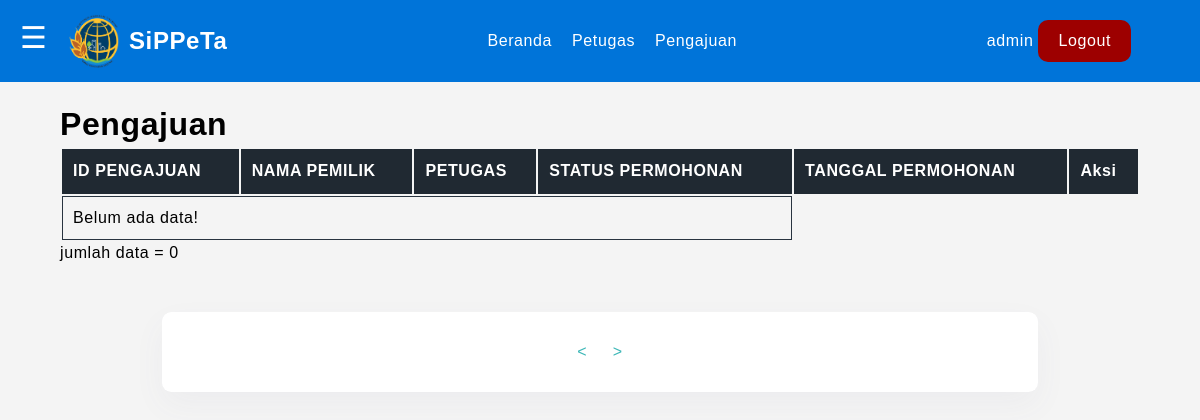
The page /admin/index.php?p=pengajuan (signed in) on the database as committed earlier.
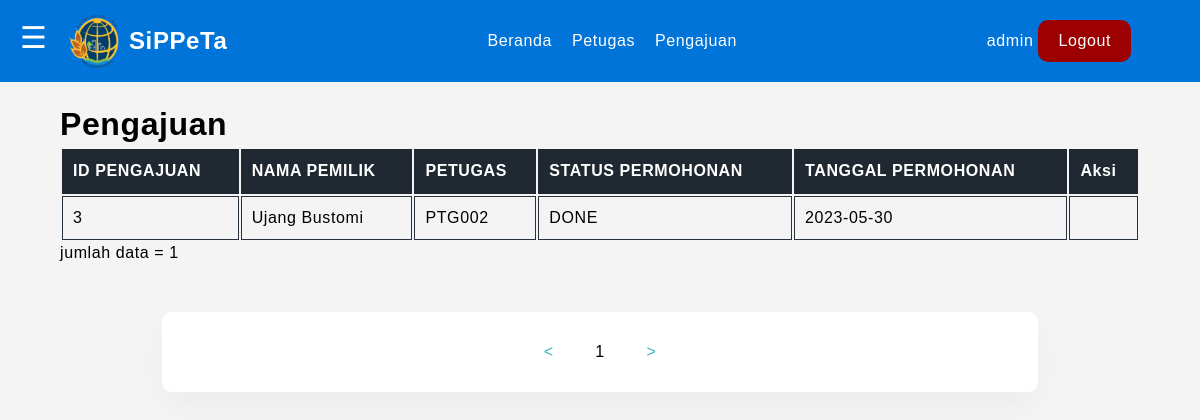
The same page on the database as committed later.
### tables this page shows
CREATE TABLE `pengajuan` (
  `id_pengajuan` int(11) NOT NULL,
  `id_user` int(11) NOT NULL,
  `id_tanah` int(11) NOT NULL,
  `id_petugas` varchar(20) NOT NULL,
  `status_permohonan` varchar(50) NOT NULL,
  `tgl_permohonan` date NOT NULL,
  `tgl_ambil_sertipikat` date NOT NULL,
  `status_hak_tanah` varchar(50) NOT NULL,
  `tgl_survey` date NOT NULL
);

CREATE TABLE `tanah` (
  `id_tanah` int(11) NOT NULL,
  `id_user` int(11) NOT NULL,
  `nama_pemilik` varchar(50) NOT NULL,
  `alamat` text NOT NULL,
  `kelurahan` varchar(50) NOT NULL,
  `kecamatan` varchar(50) NOT NULL,
  `kabupaten` varchar(50) NOT NULL,
  `provinsi` varchar(50) NOT NULL,
  `status_tanah` varchar(50) NOT NULL,
  `jenis_tanah` varchar(50) NOT NULL,
  `luas_tanah` double NOT NULL,
  `batas_utara` varchar(50) NOT NULL,
  `batas_selatan` varchar(50) NOT NULL,
  `batas_barat` varchar(50) NOT NULL,
  `batas_timur` varchar(50) NOT NULL,
  `tgl_input` date NOT NULL
);

### class/Pengajuan.php (called while the page is built, shortened)
<?php
class Pengajuan{
    public function getTotalData(){
        require('db_config.php');
        $sql = "SELECT * FROM pengajuan";
		$result = mysqli_query($conn, $sql);
        return mysqli_num_rows($result);
    }
    public function getPengajuanByPage($mulai){
        require('db_config.php');
        $sql = "SELECT * FROM pengajuan join tanah on pengajuan.id_tanah = tanah.id_tanah LIMIT $mulai,10";
		$result = mysqli_query($conn, $sql);
        return $result;
    }
}

### admin/pengajuan/pengajuan.php (the view, shortened to what this page needs)
<?php
    require('../class/Pengajuan.php');
    $halaman = isset($_GET['halaman']) ? (int)$_GET['halaman'] : 1;
    $mulai_data = $halaman > 1 ? ($halaman * 10) - 10 : 0;
    $pengajuan = new Pengajuan();
    $jumlah_pengajuan = $pengajuan->getTotalData();
    $total_halaman = ceil($jumlah_pengajuan/10);
    $data_pengajuan = $pengajuan->getPengajuanByPage($mulai_data);
?>
<h1>
    Pengajuan
</h1>
    <table>
        <thead>
            <tr>
                <th>
                    ID PENGAJUAN
                </th>
                <th>
                    NAMA PEMILIK
                </th>
                <th>
                    PETUGAS
                </th>
                <th>
                    STATUS PERMOHONAN
                </th>
                <th>
                    TANGGAL PERMOHONAN
                </th>
                <th>Aksi</th>
            </tr>
        </thead>
        <tbody>
            <?php if($jumlah_pengajuan < 1 ) : ?>
            <tr>
                <td colspan=4>Belum ada data!</td>
            </tr>
            <?php else : ?>
                <?php foreach ($data_pengajuan as $data) : ?>
                    <tr>
                        <td><?= $data["id_pengajuan"] ?></td>
                        <td><?= $data["nama_pemilik"] ?></td>
                        <td><?= $data["id_petugas"] ?></td>
                        <td><?= $data["status_permohonan"] ?></td>
                        <td><?= $data["tgl_permohonan"] ?></td>
                        <td>
                        </td>
                    </tr>
                <?php endforeach ?>
            <?php endif ?>
        </tbody>
    </table>
    <div>
        jumlah data = <?= $jumlah_pengajuan ?>
    </div>
    <div id="app" class="container">
        <ul class="page">
            <li class="page__btn"><span class="material-icons"><</span></li>
            <?php for($i=1; $i<=$total_halaman; $i++) : ?>
                <li class="page__numbers"> 1</li>
            <?php endfor ?>
            <li class="page__btn"><span class="material-icons">></span></li>
        </ul>
    </div>

Rows that differ between the two databases and show on the page:
added pengajuan: id_pengajuan "3", id_tanah.nama_pemilik "Ujang Bustomi", id_petugas "PTG002", status_permohonan "DONE", tgl_permohonan "2023-05-30"
Other text that changed with them:
$jumlah_pengajuan: "0" → "1"
new list line: "1"
text no longer shown: "Belum ada data!"
